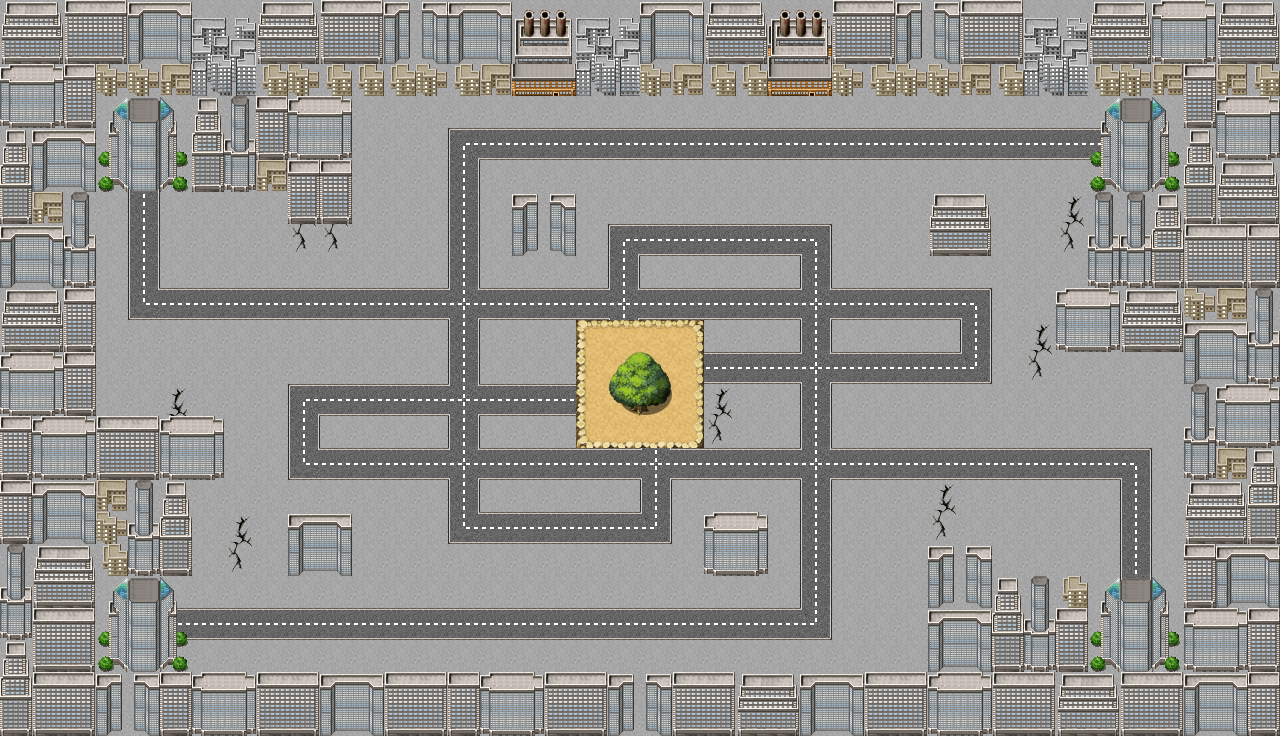

Rendered tile map (Tiled .tmx) drawn with the repository's tilesets; below, a short description and the map source with its tile grids summarised:
An orthogonal 40x23 tile map with 32x32 px tiles, 7 tile layers (bg, bounds, extraBounds, mountain, ...), 2 tilesets and 513 objects.

<map version="1.0" orientation="orthogonal" renderorder="right-down" width="40" height="23" tilewidth="32" tileheight="32" nextobjectid="1398">
 <tileset firstgid="1" name="[eden]terrain" tilewidth="32" tileheight="32" tilecount="512" columns="32">
  <image source="[eden]terrain.png" width="1024" height="512" />
  <tile id="16">
   <animation>
    <frame tileid="16" duration="100" />
    <frame tileid="19" duration="100" />
    <frame tileid="22" duration="100" />
    <frame tileid="25" duration="100" />
   </animation>
  </tile>
  <tile id="17">
   <animation>
    <frame tileid="17" duration="100" />
    <frame tileid="20" duration="100" />
    <frame tileid="23" duration="100" />
    <frame tileid="26" duration="100" />
   </animation>
  </tile>
  <tile id="18">
   <animation>
    <frame tileid="18" duration="100" />
    <frame tileid="21" duration="100" />
    <frame tileid="24" duration="100" />
    <frame tileid="27" duration="100" />
   </animation>
  </tile>
  <tile id="28">
   <animation>
    <frame tileid="28" duration="100" />
    <frame tileid="29" duration="100" />
    <frame tileid="30" duration="100" />
    <frame tileid="31" duration="100" />
   </animation>
  </tile>
  <tile id="48">
   <animation>
    <frame tileid="48" duration="100" />
    <frame tileid="51" duration="100" />
    <frame tileid="54" duration="100" />
    <frame tileid="57" duration="100" />
   </animation>
  </tile>
  <tile id="49">
   <animation>
    <frame tileid="49" duration="100" />
    <frame tileid="52" duration="100" />
    <frame tileid="55" duration="100" />
    <frame tileid="58" duration="100" />
   </animation>
  </tile>
  <tile id="50">
   <animation>
    <frame tileid="50" duration="100" />
    <frame tileid="53" duration="100" />
    <frame tileid="56" duration="100" />
    <frame tileid="59" duration="100" />
   </animation>
  </tile>
  <tile id="60">
   <animation>
    <frame tileid="60" duration="100" />
    <frame tileid="61" duration="100" />
    <frame tileid="62" duration="100" />
    <frame tileid="63" duration="100" />
   </animation>
  </tile>
  <tile id="80">
   <animation>
    <frame tileid="80" duration="100" />
    <frame tileid="83" duration="100" />
    <frame tileid="86" duration="100" />
    <frame tileid="89" duration="100" />
   </animation>
  </tile>
  <tile id="81">
   <animation>
    <frame tileid="81" duration="100" />
    <frame tileid="84" duration="100" />
    <frame tileid="87" duration="100" />
    <frame tileid="90" duration="100" />
   </animation>
  </tile>
  <tile id="82">
   <animation>
    <frame tileid="82" duration="100" />
    <frame tileid="85" duration="100" />
    <frame tileid="88" duration="100" />
    <frame tileid="91" duration="100" />
   </animation>
  </tile>
  <tile id="92">
   <animation>
    <frame tileid="92" duration="100" />
    <frame tileid="93" duration="100" />
    <frame tileid="94" duration="100" />
    <frame tileid="95" duration="100" />
   </animation>
  </tile>
  <tile id="112">
   <animation>
    <frame tileid="112" duration="100" />
    <frame tileid="115" duration="100" />
    <frame tileid="118" duration="100" />
    <frame tileid="121" duration="100" />
   </animation>
  </tile>
  <tile id="113">
   <animation>
    <frame tileid="113" duration="100" />
    <frame tileid="116" duration="100" />
    <frame tileid="119" duration="100" />
    <frame tileid="122" duration="100" />
   </animation>
  </tile>
  <tile id="114">
   <animation>
    <frame tileid="114" duration="100" />
    <frame tileid="117" duration="100" />
    <frame tileid="120" duration="100" />
    <frame tileid="123" duration="100" />
   </animation>
  </tile>
  <tile id="124">
   <animation>
    <frame tileid="124" duration="100" />
    <frame tileid="125" duration="100" />
    <frame tileid="126" duration="100" />
    <frame tileid="127" duration="100" />
   </animation>
  </tile>
  <tile id="150">
   <animation>
    <frame tileid="150" duration="250" />
    <frame tileid="152" duration="250" />
    <frame tileid="154" duration="250" />
    <frame tileid="152" duration="250" />
   </animation>
  </tile>
  <tile id="151">
   <animation>
    <frame tileid="151" duration="250" />
    <frame tileid="153" duration="250" />
    <frame tileid="155" duration="250" />
    <frame tileid="153" duration="250" />
   </animation>
  </tile>
  <tile id="156">
   <animation>
    <frame tileid="156" duration="250" />
    <frame tileid="157" duration="250" />
    <frame tileid="158" duration="250" />
    <frame tileid="157" duration="250" />
   </animation>
  </tile>
  <tile id="182">
   <animation>
    <frame tileid="182" duration="250" />
    <frame tileid="184" duration="250" />
    <frame tileid="186" duration="250" />
    <frame tileid="184" duration="250" />
   </animation>
  </tile>
  <tile id="183">
   <animation>
    <frame tileid="183" duration="250" />
    <frame tileid="185" duration="250" />
    <frame tileid="187" duration="250" />
    <frame tileid="185" duration="250" />
   </animation>
  </tile>
  <tile id="188">
   <animation>
    <frame tileid="188" duration="250" />
    <frame tileid="189" duration="250" />
    <frame tileid="190" duration="250" />
    <frame tileid="189" duration="250" />
   </animation>
  </tile>
  <tile id="214">
   <animation>
    <frame tileid="214" duration="250" />
    <frame tileid="216" duration="250" />
    <frame tileid="218" duration="250" />
    <frame tileid="216" duration="250" />
   </animation>
  </tile>
  <tile id="215">
   <animation>
    <frame tileid="215" duration="250" />
    <frame tileid="217" duration="250" />
    <frame tileid="219" duration="250" />
    <frame tileid="217" duration="250" />
   </animation>
  </tile>
  <tile id="220">
   <animation>
    <frame tileid="220" duration="250" />
    <frame tileid="221" duration="250" />
    <frame tileid="222" duration="250" />
    <frame tileid="221" duration="250" />
   </animation>
  </tile>
  <tile id="246">
   <animation>
    <frame tileid="246" duration="250" />
    <frame tileid="248" duration="250" />
    <frame tileid="250" duration="250" />
    <frame tileid="248" duration="250" />
   </animation>
  </tile>
  <tile id="247">
   <animation>
    <frame tileid="247" duration="250" />
    <frame tileid="249" duration="250" />
    <frame tileid="251" duration="250" />
    <frame tileid="249" duration="250" />
   </animation>
  </tile>
  <tile id="252">
   <animation>
    <frame tileid="252" duration="250" />
    <frame tileid="253" duration="250" />
    <frame tileid="254" duration="250" />
    <frame tileid="253" duration="250" />
   </animation>
  </tile>
  <tile id="278">
   <animation>
    <frame tileid="278" duration="250" />
    <frame tileid="280" duration="250" />
    <frame tileid="282" duration="250" />
    <frame tileid="280" duration="250" />
   </animation>
  </tile>
  <tile id="279">
   <animation>
    <frame tileid="279" duration="250" />
    <frame tileid="281" duration="250" />
    <frame tileid="283" duration="250" />
    <frame tileid="281" duration="250" />
   </animation>
  </tile>
  <tile id="284">
   <animation>
    <frame tileid="284" duration="250" />
    <frame tileid="285" duration="250" />
    <frame tileid="286" duration="250" />
    <frame tileid="285" duration="250" />
   </animation>
  </tile>
  <tile id="310">
   <animation>
    <frame tileid="310" duration="250" />
    <frame tileid="312" duration="250" />
    <frame tileid="314" duration="250" />
    <frame tileid="312" duration="250" />
   </animation>
  </tile>
  <tile id="311">
   <animation>
    <frame tileid="311" duration="250" />
    <frame tileid="313" duration="250" />
    <frame tileid="315" duration="250" />
    <frame tileid="313" duration="250" />
   </animation>
  </tile>
  <tile id="316">
   <animation>
    <frame tileid="316" duration="250" />
    <frame tileid="317" duration="250" />
    <frame tileid="318" duration="250" />
    <frame tileid="317" duration="250" />
   </animation>
  </tile>
  <tile id="342">
   <animation>
    <frame tileid="342" duration="250" />
    <frame tileid="344" duration="250" />
    <frame tileid="346" duration="250" />
    <frame tileid="344" duration="250" />
   </animation>
  </tile>
  <tile id="343">
   <animation>
    <frame tileid="343" duration="250" />
    <frame tileid="345" duration="250" />
    <frame tileid="347" duration="250" />
    <frame tileid="345" duration="250" />
   </animation>
  </tile>
  <tile id="348">
   <animation>
    <frame tileid="348" duration="250" />
    <frame tileid="349" duration="250" />
    <frame tileid="350" duration="250" />
    <frame tileid="349" duration="250" />
   </animation>
  </tile>
  <tile id="374">
   <animation>
    <frame tileid="374" duration="250" />
    <frame tileid="376" duration="250" />
    <frame tileid="378" duration="250" />
    <frame tileid="376" duration="250" />
   </animation>
  </tile>
  <tile id="375">
   <animation>
    <frame tileid="375" duration="250" />
    <frame tileid="377" duration="250" />
    <frame tileid="379" duration="250" />
    <frame tileid="377" duration="250" />
   </animation>
  </tile>
  <tile id="380">
   <animation>
    <frame tileid="380" duration="250" />
    <frame tileid="381" duration="250" />
    <frame tileid="382" duration="250" />
    <frame tileid="381" duration="250" />
   </animation>
  </tile>
  <tile id="406">
   <animation>
    <frame tileid="406" duration="250" />
    <frame tileid="407" duration="250" />
    <frame tileid="408" duration="250" />
    <frame tileid="407" duration="250" />
   </animation>
  </tile>
  <tile id="409">
   <animation>
    <frame tileid="409" duration="250" />
    <frame tileid="410" duration="250" />
    <frame tileid="411" duration="250" />
    <frame tileid="410" duration="250" />
   </animation>
  </tile>
  <tile id="412">
   <animation>
    <frame tileid="412" duration="250" />
    <frame tileid="413" duration="250" />
    <frame tileid="414" duration="250" />
    <frame tileid="413" duration="250" />
   </animation>
  </tile>
  <tile id="438">
   <animation>
    <frame tileid="438" duration="250" />
    <frame tileid="439" duration="250" />
    <frame tileid="440" duration="250" />
    <frame tileid="439" duration="250" />
   </animation>
  </tile>
  <tile id="441">
   <animation>
    <frame tileid="441" duration="250" />
    <frame tileid="442" duration="250" />
    <frame tileid="443" duration="250" />
    <frame tileid="442" duration="250" />
   </animation>
  </tile>
  <tile id="444">
   <animation>
    <frame tileid="444" duration="250" />
    <frame tileid="445" duration="250" />
    <frame tileid="446" duration="250" />
    <frame tileid="445" duration="250" />
   </animation>
  </tile>
 </tileset>
 <tileset firstgid="513" name="[eden]64-bit mountain" tilewidth="32" tileheight="32" tilecount="256" columns="16">
  <image source="[eden]64-bit mountain.png" width="512" height="512" />
 </tileset>
 <layer name="bg" width="40" height="23">
  <data>[920 cells, 920 non-empty, 10 distinct tile ids]</data>
 </layer>
 <layer name="bounds" width="40" height="23">
  <data>[920 cells, 302 non-empty, 43 distinct tile ids]</data>
 </layer>
 <layer name="extraBounds" width="40" height="23">
  <data>[920 cells, 10 non-empty, 6 distinct tile ids]</data>
 </layer>
 <layer name="mountain" width="40" height="23">
  <data>[920 cells, 97 non-empty, 33 distinct tile ids]</data>
 </layer>
 <layer name="path" width="40" height="23">
  <data>[920 cells, 156 non-empty, 7 distinct tile ids]</data>
 </layer>
 <layer name="town" width="40" height="23">
  <data>[920 cells, 36 non-empty, 9 distinct tile ids]</data>
 </layer>
 <layer name="forest" width="40" height="23">
  <data>[920 cells, 4 non-empty, 4 distinct tile ids]</data>
 </layer>
 <objectgroup name="plantSquares" visible="0">
  <object id="567" x="256" y="320" width="32" height="32" />
  <object id="568" x="1120" y="544" width="32" height="32" />
  <object id="569" x="800" y="512" width="32" height="32" />
  <object id="571" x="832" y="256" width="32" height="32" />
  <object id="572" x="192" y="576" width="32" height="32" />
  <object id="573" x="960" y="384" width="32" height="32" />
  <object id="574" x="896" y="512" width="32" height="32" />
  <object id="576" x="96" y="288" width="32" height="32" />
  <object id="577" x="224" y="416" width="32" height="32" />
  <object id="582" x="576" y="128" width="32" height="32" />
  <object id="583" x="800" y="256" width="32" height="32" />
  <object id="584" x="416" y="608" width="32" height="32" />
  <object id="586" x="704" y="352" width="32" height="32" />
  <object id="587" x="672" y="480" width="32" height="32" />
  <object id="588" x="896" y="384" width="32" height="32" />
  <object id="589" x="128" y="384" width="32" height="32" />
  <object id="591" x="928" y="128" width="32" height="32" />
  <object id="592" x="800" y="416" width="32" height="32" />
  <object id="593" x="352" y="512" width="32" height="32" />
  <object id="594" x="800" y="96" width="32" height="32" />
  <object id="595" x="256" y="352" width="32" height="32" />
  <object id="598" x="704" y="640" width="32" height="32" />
  <object id="599" x="768" y="576" width="32" height="32" />
  <object id="601" x="416" y="544" width="32" height="32" />
  <object id="602" x="896" y="256" width="32" height="32" />
  <object id="603" x="256" y="512" width="32" height="32" />
  <object id="604" x="800" y="608" width="32" height="32" />
  <object id="605" x="608" y="96" width="32" height="32" />
  <object id="606" x="864" y="96" width="32" height="32" />
  <object id="609" x="864" y="256" width="32" height="32" />
  <object id="610" x="1056" y="352" width="32" height="32" />
  <object id="611" x="672" y="96" width="32" height="32" />
  <object id="612" x="992" y="352" width="32" height="32" />
  <object id="613" x="192" y="544" width="32" height="32" />
  <object id="614" x="1024" y="96" width="32" height="32" />
  <object id="615" x="832" y="608" width="32" height="32" />
  <object id="616" x="128" y="288" width="32" height="32" />
  <object id="617" x="96" y="224" width="32" height="32" />
  <object id="619" x="224" y="192" width="32" height="32" />
  <object id="620" x="320" y="576" width="32" height="32" />
  <object id="621" x="576" y="512" width="32" height="32" />
  <object id="623" x="608" y="160" width="32" height="32" />
  <object id="624" x="672" y="288" width="32" height="32" />
  <object id="625" x="352" y="480" width="32" height="32" />
  <object id="628" x="992" y="544" width="32" height="32" />
  <object id="629" x="992" y="384" width="32" height="32" />
  <object id="630" x="736" y="384" width="32" height="32" />
  <object id="631" x="640" y="608" width="32" height="32" />
  <object id="632" x="768" y="640" width="32" height="32" />
  <object id="633" x="384" y="608" width="32" height="32" />
  <object id="634" x="352" y="448" width="32" height="32" />
  <object id="635" x="800" y="640" width="32" height="32" />
  <object id="636" x="672" y="448" width="32" height="32" />
  <object id="637" x="832" y="320" width="32" height="32" />
  <object id="638" x="928" y="384" width="32" height="32" />
  <object id="639" x="224" y="224" width="32" height="32" />
  <object id="640" x="704" y="448" width="32" height="32" />
  <object id="641" x="1056" y="448" width="32" height="32" />
  <object id="642" x="128" y="192" width="32" height="32" />
  <object id="643" x="1120" y="352" width="32" height="32" />
  <object id="644" x="960" y="96" width="32" height="32" />
  <object id="645" x="736" y="160" width="32" height="32" />
  <object id="646" x="256" y="288" width="32" height="32" />
  <object id="647" x="800" y="448" width="32" height="32" />
  <object id="648" x="1120" y="480" width="32" height="32" />
  <object id="649" x="928" y="448" width="32" height="32" />
  <object id="650" x="480" y="480" width="32" height="32" />
  <object id="651" x="1152" y="512" width="32" height="32" />
  <object id="652" x="736" y="128" width="32" height="32" />
  <object id="653" x="1152" y="416" width="32" height="32" />
  <object id="654" x="192" y="640" width="32" height="32" />
  <object id="656" x="672" y="192" width="32" height="32" />
  <object id="659" x="736" y="96" width="32" height="32" />
  <object id="660" x="256" y="448" width="32" height="32" />
  <object id="661" x="672" y="256" width="32" height="32" />
  <object id="663" x="704" y="256" width="32" height="32" />
  <object id="664" x="704" y="160" width="32" height="32" />
  <object id="665" x="864" y="480" width="32" height="32" />
  <object id="666" x="1056" y="416" width="32" height="32" />
  <object id="668" x="992" y="256" width="32" height="32" />
  <object id="669" x="576" y="544" width="32" height="32" />
  <object id="670" x="960" y="288" width="32" height="32" />
  <object id="673" x="448" y="448" width="32" height="32" />
  <object id="674" x="224" y="576" width="32" height="32" />
  <object id="675" x="992" y="608" width="32" height="32" />
  <object id="676" x="128" y="224" width="32" height="32" />
  <object id="677" x="864" y="448" width="32" height="32" />
  <object id="678" x="672" y="512" width="32" height="32" />
  <object id="679" x="320" y="480" width="32" height="32" />
  <object id="680" x="192" y="352" width="32" height="32" />
  <object id="681" x="288" y="640" width="32" height="32" />
  <object id="682" x="512" y="608" width="32" height="32" />
  <object id="684" x="992" y="416" width="32" height="32" />
  <object id="685" x="928" y="480" width="32" height="32" />
  <object id="686" x="736" y="448" width="32" height="32" />
  <object id="689" x="256" y="224" width="32" height="32" />
  <object id="692" x="576" y="192" width="32" height="32" />
  <object id="693" x="384" y="544" width="32" height="32" />
  <object id="694" x="288" y="608" width="32" height="32" />
  <object id="695" x="416" y="576" width="32" height="32" />
  <object id="696" x="160" y="320" width="32" height="32" />
  <object id="699" x="512" y="640" width="32" height="32" />
  <object id="700" x="192" y="192" width="32" height="32" />
  <object id="701" x="576" y="256" width="32" height="32" />
  <object id="702" x="160" y="192" width="32" height="32" />
  <object id="703" x="992" y="288" width="32" height="32" />
  <object id="704" x="224" y="512" width="32" height="32" />
  <object id="705" x="928" y="288" width="32" height="32" />
  <object id="706" x="704" y="96" width="32" height="32" />
  <object id="707" x="736" y="480" width="32" height="32" />
  <object id="709" x="416" y="448" width="32" height="32" />
  <object id="710" x="992" y="640" width="32" height="32" />
  <object id="711" x="576" y="608" width="32" height="32" />
  <object id="712" x="704" y="416" width="32" height="32" />
  <object id="713" x="960" y="256" width="32" height="32" />
  <object id="714" x="1120" y="416" width="32" height="32" />
  <object id="715" x="96" y="352" width="32" height="32" />
  <object id="716" x="192" y="288" width="32" height="32" />
  <object id="717" x="288" y="480" width="32" height="32" />
  <object id="718" x="96" y="384" width="32" height="32" />
  <object id="719" x="416" y="416" width="32" height="32" />
  <object id="721" x="896" y="96" width="32" height="32" />
  <object id="722" x="1152" y="384" width="32" height="32" />
  <object id="725" x="864" y="640" width="32" height="32" />
  <object id="726" x="896" y="352" width="32" height="32" />
  <object id="727" x="992" y="320" width="32" height="32" />
  <object id="728" x="896" y="544" width="32" height="32" />
  </objectgroup>
 <objectgroup name="pathBounds" visible="0">
  <!-- 15 objects omitted --></objectgroup>
 <objectgroup name="spawnPoints" visible="0">
  <!-- 4 objects omitted --></objectgroup>
 <objectgroup name="endPoints" visible="0">
  <!-- 1 objects omitted --></objectgroup>
 <objectgroup name="directionSquares">
  <!-- 15 objects omitted --></objectgroup>
</map>
<!-- 386 of 513 objects omitted -->
